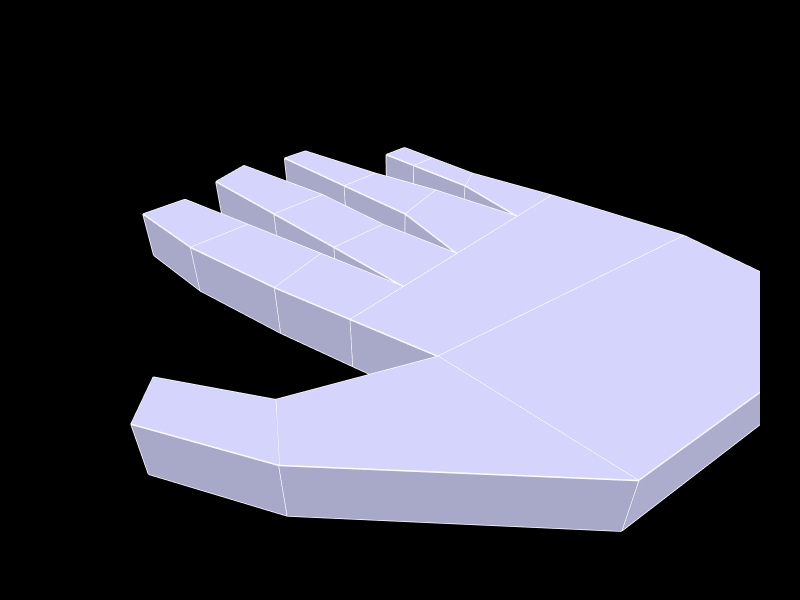

The cell this chart's notebook holds for it:
### Markdown cell above
## 6. Show the geometry

### Code cell
Topology.Show(objects,
              faceColor=[210,210,250],
              faceOpacity=1,
              edgeColor="white",
              edgeWidth=3,
              showVertices=False,
              backgroundColor="black",
              width=800,
              height=600,
              renderer = renderer)

### Figure 1 — Plotly figure (JSON) as saved in the notebook; plotly's stock layout.template omitted (floating-point values rounded to 4 significant figures; data arrays with more than 128 entries replaced by an {"elided": "..."} marker saying what was removed)
{"data": [{"hoverinfo": "text", "legendgroup": "2", "legendrank": 2, "line": {"color": "white", "dash": "solid", "width": 3}, "marker": {"size": 0}, "mode": "lines", "name": "1: default (Edges)", "showlegend": false, "text": "", "type": "scatter3d", "x": {"elided": "1152 float values"}, "y": {"elided": "1152 float values"}, "z": {"elided": "1152 int values"}}, {"cmax": 1, "cmin": 0, "color": "#D2D2FA", "colorscale": [[0, "#440154"], [0.1111, "#482878"], [0.2222, "#3e4989"], [0.3333, "#31688e"], [0.4444, "#26828e"], [0.5556, "#1f9e89"], [0.6667, "#35b779"], [0.7778, "#6ece58"], [0.8889, "#b5de2b"], [1, "#fde725"]], "flatshading": true, "hoverinfo": "text", "hovertext": "", "i": {"elided": "192 int values"}, "j": {"elided": "192 int values"}, "k": {"elided": "192 int values"}, "legendgroup": "3", "legendrank": 3, "lighting": {"facenormalsepsilon": 0}, "name": "1: default (Faces)", "opacity": 1, "showlegend": false, "showscale": false, "text": "", "type": "mesh3d", "x": [180.4, 190, 190, 180.4, 0, 0, -10, -10, 170, 170, 170, 170, 150, 150, 150, 150, 170, 170, 150, 150, 138.4, 138.4, 110, 120, 120, 110, 90, 90, 90, 90, 130, 130, 90, 90, 75.92, 75.92, 60, 70, 70, 60, 30, 30, 30, 30, 70, 70, 30, 30, 29.53, 29.53, 0, 10, 10, 0, -30, -30, -30, -30, -20, -20, 20, 20, -120, -100, -120, -100, -90, -90, -70, -70, 0, 0, 170, 170], "y": [118.7, 30, 30, 118.7, 60, 60, 110, 110, 220, 250, 250, 220, 220, 220, 250, 250, 180, 180, 170, 170, 116.7, 116.7, 300, 230, 230, 300, 230, 230, 300, 300, 180, 180, 170, 170, 113.9, 113.9, 310, 230, 230, 310, 230, 230, 300, 300, 170, 170, 170, 170, 111.8, 111.8, 290, 230, 230, 290, 230, 230, 290, 290, 160, 160, 170, 170, 120, 140, 120, 140, 60, 60, 90, 90, -40, -40, -70, -70], "z": [31, 31, 0, 0, 0, 31, 0, 31, 31, 0, 31, 0, 31, 0, 31, 0, 0, 31, 0, 31, 31, 0, 0, 31, 0, 31, 31, 0, 31, 0, 31, 0, 31, 0, 31, 0, 31, 31, 0, 0, 31, 0, 31, 0, 0, 31, 31, 0, 31, 0, 31, 31, 0, 0, 31, 0, 31, 0, 0, 31, 0, 31, 31, 0, 0, 31, 0, 31, 0, 31, 31, 0, 0, 31]}], "layout": {"autosize": true, "height": 600, "margin": {"b": 40, "l": 40, "r": 40, "t": 40}, "paper_bgcolor": "#000000", "plot_bgcolor": "#000000", "scene": {"aspectmode": "data", "camera": {"center": {"x": 0, "y": 0, "z": 0}, "eye": {"x": -1.25, "y": -1.25, "z": 1.25}, "projection": {"type": "perspective"}, "up": {"x": 0, "y": 0, "z": 1}}, "xaxis": {"visible": false}, "yaxis": {"visible": false}, "zaxis": {"visible": false}}, "showlegend": true, "width": 800, "xaxis": {"showgrid": false, "visible": false, "zeroline": false}, "yaxis": {"showgrid": false, "visible": false, "zeroline": false}}}
